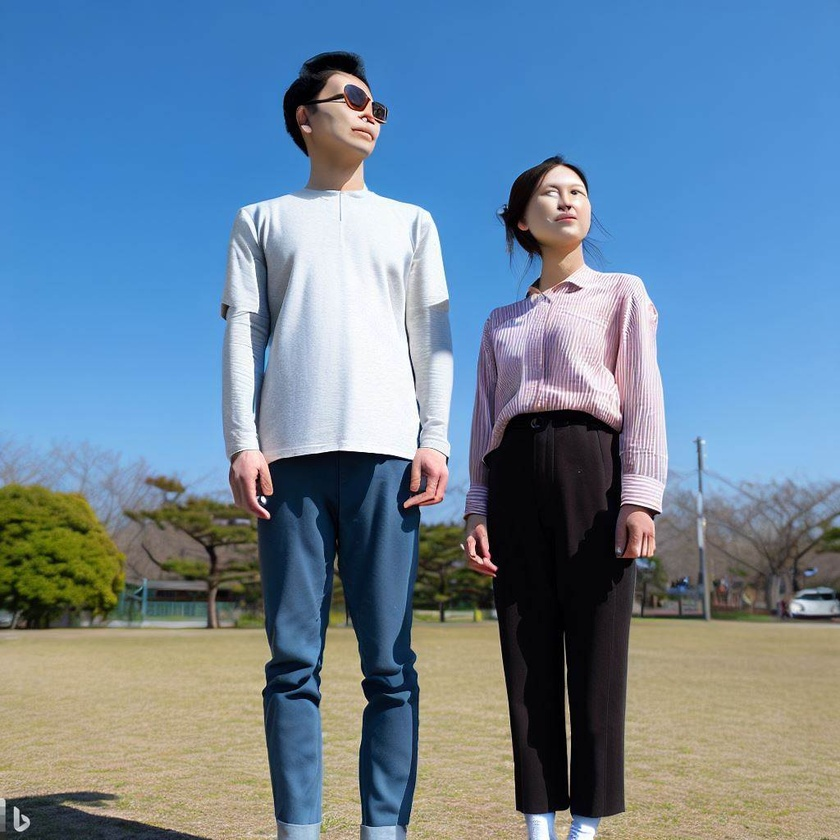
#> input picture CV2/face1.jpg, 840 x 840 px, shrunk from 1024 x 1024 before the run
$ jupyter execute face_detect.ipynb
#> lines starting #> are read from the running program, lines starting #| are printed output that depends on the picture; after the words box and inside, x2 and y2 are one past the last pixel; in counts of white or black regions, pixels touching at a corner belong together
[cell 1]
import cv2

# 画像を読み込む
image = cv2.imread('face1.jpg')
#> image is the input picture: shape (840, 840, 3); mean B, G, R 154.5, 132.9, 108.4

# グレースケールに変換
gray = cv2.cvtColor(image, cv2.COLOR_BGR2GRAY)
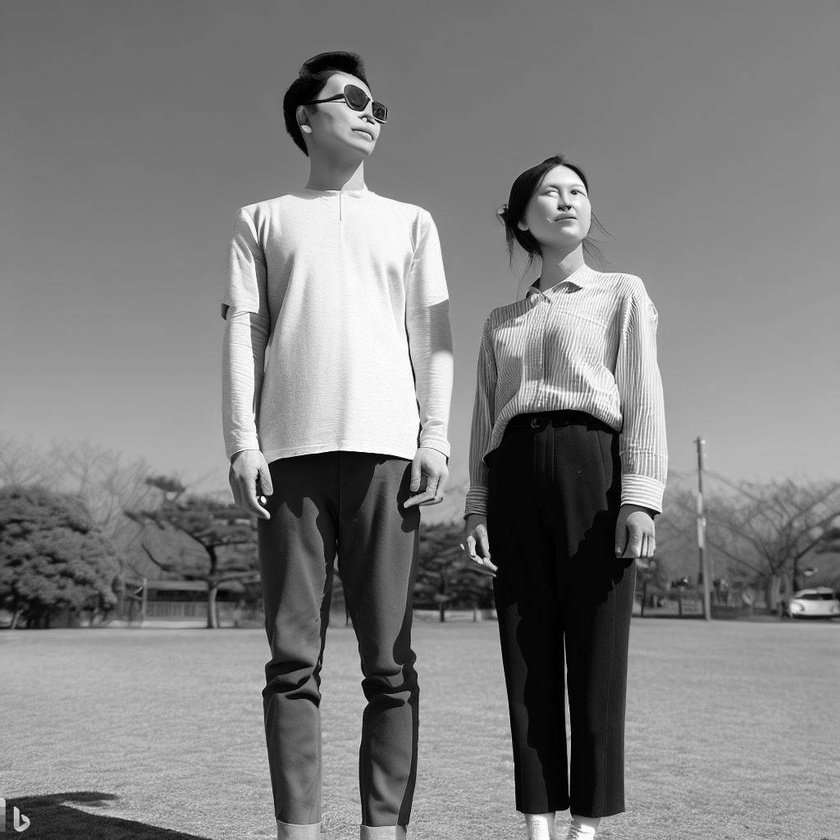
#> gray: shape (840, 840); min 0, max 255, mean 128

# 顔検出器を作成
face_cascade = cv2.CascadeClassifier(cv2.data.haarcascades + 'haarcascade_frontalface_default.xml')

# 顔を検出
faces = face_cascade.detectMultiScale(gray, scaleFactor=1.1, minNeighbors=5)
#> faces = [[534, 167, 61, 61]]

# 検出された顔を四角形で囲む
for (x, y, w, h) in faces:
    cv2.rectangle(image, (x, y), (x+w, y+h), (255, 0, 0), 2)
#> this loop made 1 pass
#> image: shape (840, 840, 3); 0.1% of pixels changed, all inside (x1, y1, x2, y2) = (533, 166, 597, 230)

# 結果を表示
cv2.imshow('Faces', image)
cv2.waitKey(0)
cv2.destroyAllWindows()

[cell 2]
import cv2

# 画像を読み込む
image = cv2.imread('face2.jpg')
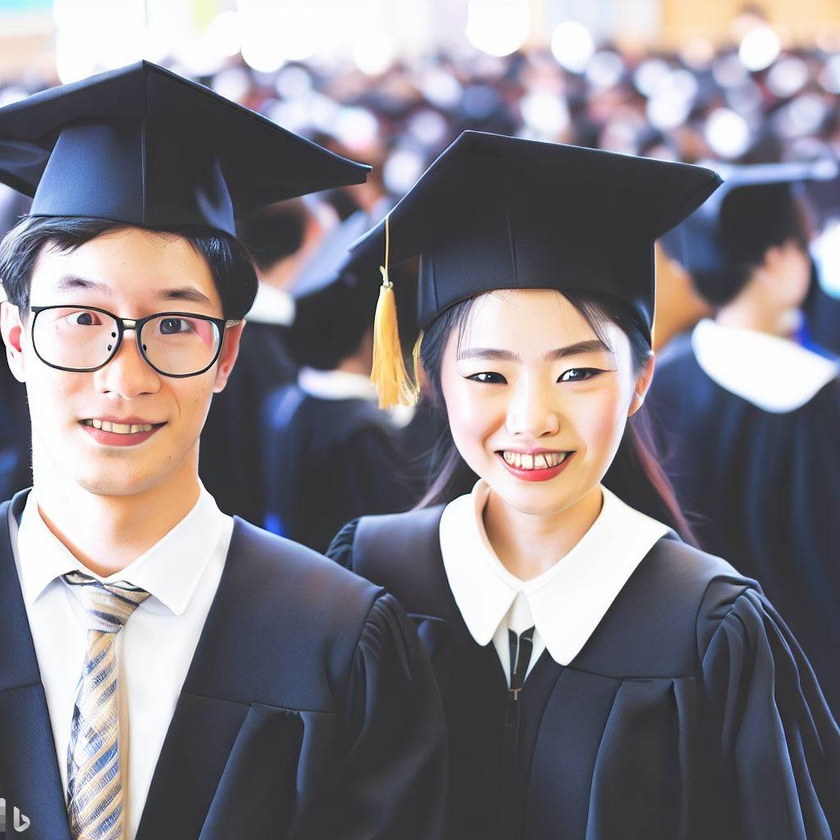
#> input picture CV2/face2.jpg, 840 x 840 px, shrunk from 1024 x 1024 before the run
#> image is the input picture: shape (840, 840, 3); mean B, G, R 133.5, 127.2, 132.1

# 顔検出用のカスケード分類器を読み込む
face_cascade = cv2.CascadeClassifier(cv2.data.haarcascades + 'haarcascade_frontalface_default.xml')

# 画像をグレースケールに変換
gray = cv2.cvtColor(image, cv2.COLOR_BGR2GRAY)
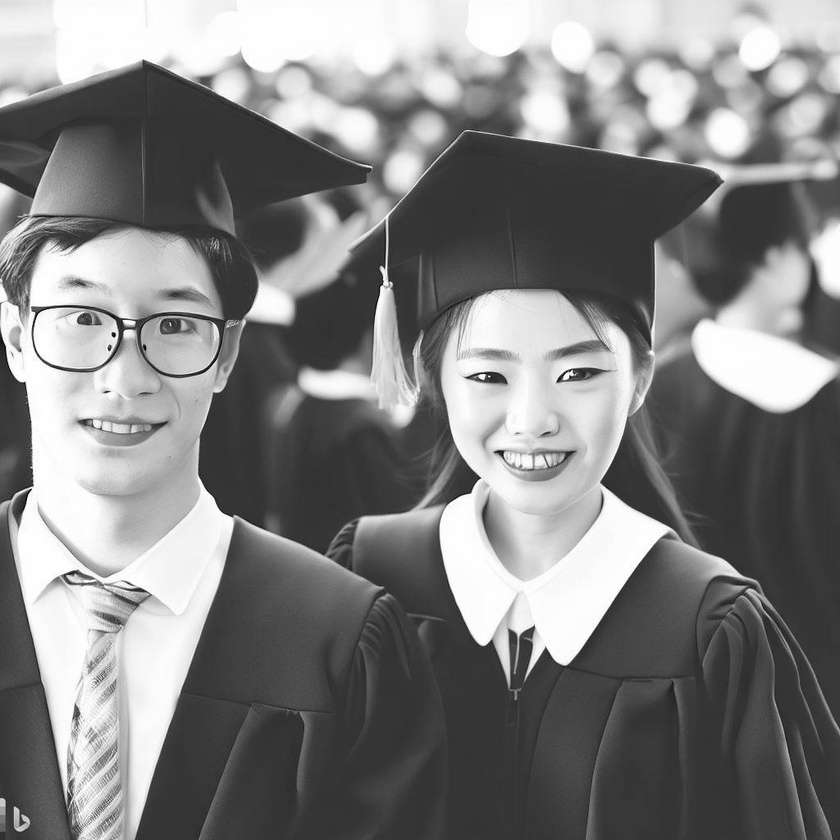
#> gray: shape (840, 840); min 1, max 255, mean 129.3

# 顔を検出
faces = face_cascade.detectMultiScale(gray, scaleFactor=1.1, minNeighbors=5)
#> faces = [[419, 287, 226, 226], [3, 224, 250, 250]]

# 検出された顔に赤色の罫線を描画
for (x, y, w, h) in faces:
    cv2.rectangle(image, (x, y), (x + w, y + h), (0, 0, 255), 2)
#> this loop made 2 passes
#> image: shape (840, 840, 3); 0.81% of pixels changed, all inside (x1, y1, x2, y2) = (2, 223, 647, 515)

# 結果を表示
cv2.imshow('Faces', image)

# 結果を別名で保存
cv2.imwrite('result2.jpg', image)

# キー入力待ち
cv2.waitKey(0)

# ウィンドウを閉じる
cv2.destroyAllWindows()

[cell 3]
import cv2

# 画像を読み込む
image = cv2.imread('face3.jpg')
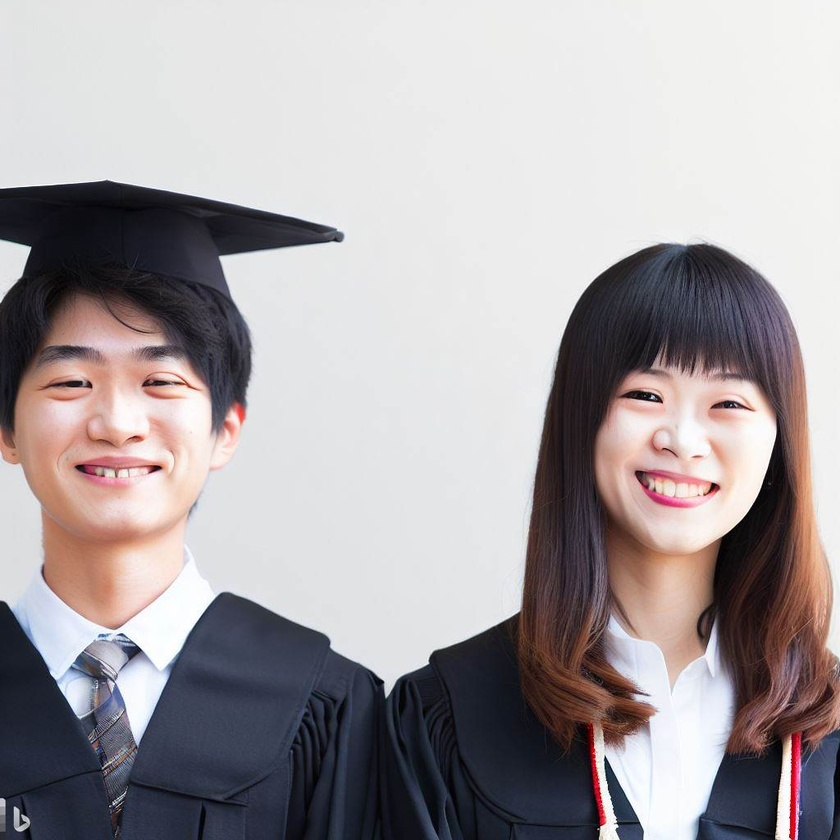
#> input picture CV2/face3.jpg, 840 x 840 px, shrunk from 1024 x 1024 before the run
#> image is the input picture: shape (840, 840, 3); mean B, G, R 162.6, 160.3, 166.5

# 顔検出用のカスケード分類器を読み込む
face_cascade = cv2.CascadeClassifier(cv2.data.haarcascades + 'haarcascade_frontalface_default.xml')

# 画像をグレースケールに変換
gray = cv2.cvtColor(image, cv2.COLOR_BGR2GRAY)
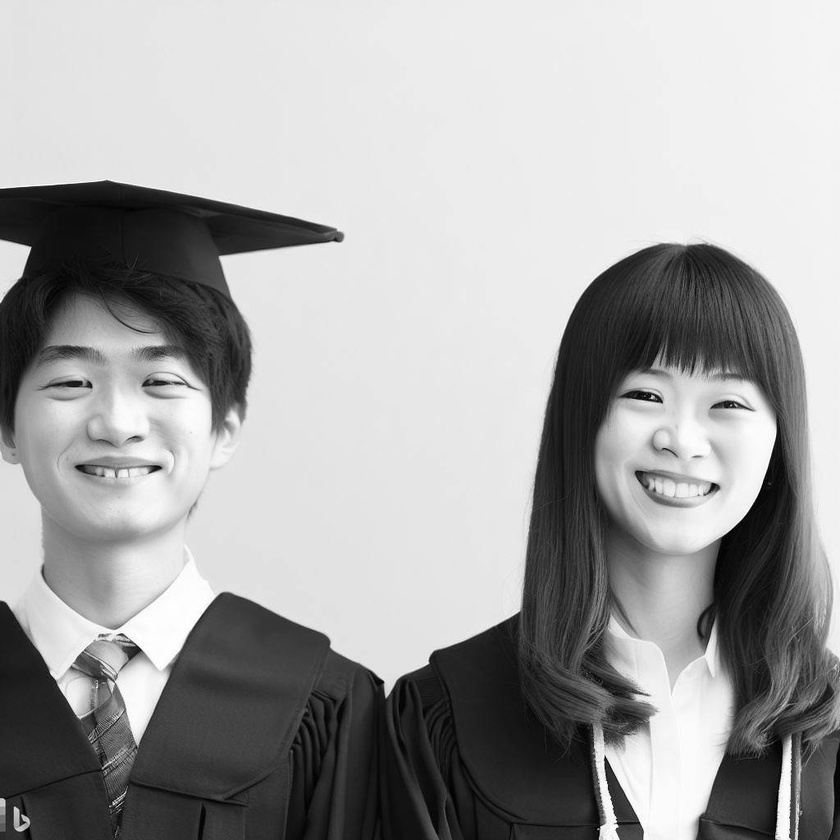
#> gray: shape (840, 840); min 0, max 255, mean 162.4

# 顔を検出
faces = face_cascade.detectMultiScale(gray, scaleFactor=1.1, minNeighbors=5)
#> faces = [[571, 318, 220, 220], [12, 298, 219, 219]]

# 検出された顔に赤色の罫線を描画
for (x, y, w, h) in faces:
    cv2.rectangle(image, (x, y), (x + w, y + h), (0, 0, 255), 2)
    print(f'Face detected at x={x}, y={y}, w={w}, h={h}')
#> this loop made 2 passes
#| Face detected at x=571, y=318, w=220, h=220
#| Face detected at x=12, y=298, w=219, h=219
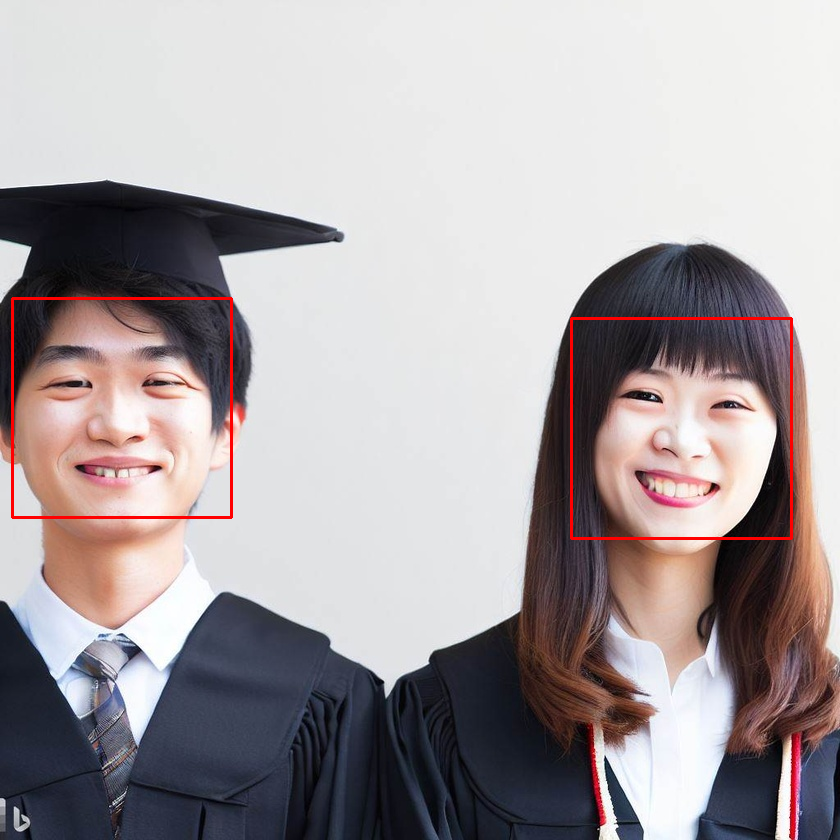
#> image: shape (840, 840, 3); 0.75% of pixels changed, all inside (x1, y1, x2, y2) = (11, 297, 793, 540)

# 結果を表示
cv2.imshow('Faces', image)

# 結果を別名で保存
cv2.imwrite('result3.jpg', image)

# キー入力待ち
cv2.waitKey(0)

# ウィンドウを閉じる
cv2.destroyAllWindows()
